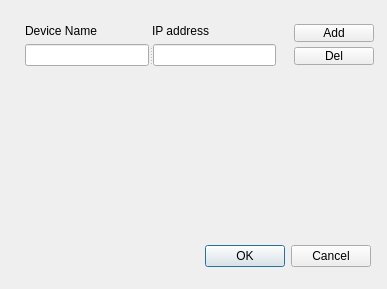
<?xml version="1.0" encoding="UTF-8"?>
<ui version="4.0">
 <class>Sub_Add_Ping_Object</class>
 <widget class="QDialog" name="Sub_Add_Ping_Object">
  <property name="geometry">
   <rect>
    <x>0</x>
    <y>0</y>
    <width>387</width>
    <height>289</height>
   </rect>
  </property>
  <property name="windowTitle">
   <string>Dialog</string>
  </property>
  <widget class="QDialogButtonBox" name="buttonBox">
   <property name="geometry">
    <rect>
     <x>200</x>
     <y>240</y>
     <width>171</width>
     <height>32</height>
    </rect>
   </property>
   <property name="orientation">
    <enum>Qt::Horizontal</enum>
   </property>
   <property name="standardButtons">
    <set>QDialogButtonBox::Cancel|QDialogButtonBox::Ok</set>
   </property>
  </widget>
  <widget class="QLabel" name="label">
   <property name="geometry">
    <rect>
     <x>25</x>
     <y>23</y>
     <width>101</width>
     <height>16</height>
    </rect>
   </property>
   <property name="text">
    <string>Device Name</string>
   </property>
  </widget>
  <widget class="QLabel" name="label_2">
   <property name="geometry">
    <rect>
     <x>152</x>
     <y>23</y>
     <width>101</width>
     <height>16</height>
    </rect>
   </property>
   <property name="text">
    <string>IP address</string>
   </property>
  </widget>
  <widget class="QPushButton" name="add_new_lineedit">
   <property name="geometry">
    <rect>
     <x>294</x>
     <y>24</y>
     <width>80</width>
     <height>18</height>
    </rect>
   </property>
   <property name="text">
    <string>Add</string>
   </property>
  </widget>
  <widget class="QPushButton" name="del_lineedit">
   <property name="geometry">
    <rect>
     <x>294</x>
     <y>47</y>
     <width>80</width>
     <height>18</height>
    </rect>
   </property>
   <property name="text">
    <string>Del</string>
   </property>
  </widget>
  <widget class="QWidget" name="verticalLayoutWidget">
   <property name="geometry">
    <rect>
     <x>27</x>
     <y>70</y>
     <width>121</width>
     <height>171</height>
    </rect>
   </property>
   <layout class="QVBoxLayout" name="fild_name">
    <property name="sizeConstraint">
     <enum>QLayout::SetMinimumSize</enum>
    </property>
   </layout>
  </widget>
  <widget class="QSplitter" name="splitter">
   <property name="geometry">
    <rect>
     <x>25</x>
     <y>44</y>
     <width>251</width>
     <height>22</height>
    </rect>
   </property>
   <property name="orientation">
    <enum>Qt::Horizontal</enum>
   </property>
   <widget class="QLineEdit" name="object_2"/>
   <widget class="QLineEdit" name="object_1"/>
  </widget>
  <widget class="QWidget" name="verticalLayoutWidget_2">
   <property name="geometry">
    <rect>
     <x>153</x>
     <y>70</y>
     <width>120</width>
     <height>171</height>
    </rect>
   </property>
   <layout class="QVBoxLayout" name="fild_ip">
    <property name="sizeConstraint">
     <enum>QLayout::SetMinimumSize</enum>
    </property>
   </layout>
  </widget>
 </widget>
 <resources/>
 <connections>
  <connection>
   <sender>buttonBox</sender>
   <signal>accepted()</signal>
   <receiver>Sub_Add_Ping_Object</receiver>
   <slot>accept()</slot>
   <hints>
    <hint type="sourcelabel">
     <x>248</x>
     <y>254</y>
    </hint>
    <hint type="destinationlabel">
     <x>157</x>
     <y>274</y>
    </hint>
   </hints>
  </connection>
  <connection>
   <sender>buttonBox</sender>
   <signal>rejected()</signal>
   <receiver>Sub_Add_Ping_Object</receiver>
   <slot>reject()</slot>
   <hints>
    <hint type="sourcelabel">
     <x>316</x>
     <y>260</y>
    </hint>
    <hint type="destinationlabel">
     <x>286</x>
     <y>274</y>
    </hint>
   </hints>
  </connection>
 </connections>
</ui>
